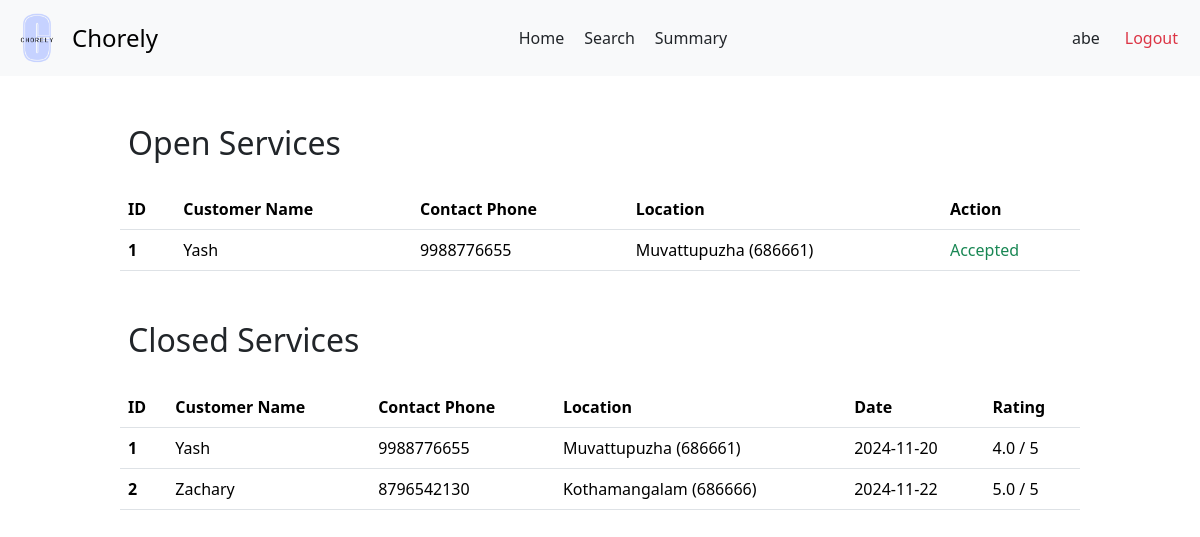
The app's page /user/prof/5 (signed in) with its own data.
### backend/models.py (models this page shows)
class Users(db.Model):
  __tablename__ = 'Users'
  user_id = db.Column(db.Integer, primary_key=True, autoincrement=True)
  username = db.Column(db.String, unique=True, nullable=False)
  password = db.Column(db.String, nullable=False)
  role = db.Column(db.String, nullable=False)
  is_blocked = db.Column(db.Boolean, default=False)
  service_professional = db.relationship('ServiceProfessionals', backref='user', uselist=False)
  customer = db.relationship('Customers', backref='user', uselist=False)

class ServiceRequests(db.Model):
    __tablename__ = 'ServiceRequests'
    request_id = db.Column(db.Integer, primary_key=True, autoincrement=True)
    service_id = db.Column(db.Integer, db.ForeignKey('Services.service_id'), nullable=False)
    customer_id = db.Column(db.Integer, db.ForeignKey('Customers.customer_id'), nullable=False)
    professional_id = db.Column(db.Integer, db.ForeignKey('ServiceProfessionals.professional_id'))
    requested_service_date = db.Column(db.Date, default=date.today())
    date_of_request = db.Column(db.Date, default=date.today())
    date_of_completion = db.Column(db.Date)
    service_status = db.Column(db.String, default='requested')
    additional_requests = db.Column(db.String)
    remarks = db.Column(db.String)
    rating = db.Column(db.Float)

class Customers(db.Model):
    __tablename__ = 'Customers'
    customer_id = db.Column(db.Integer, primary_key=True, autoincrement=True)
    user_id = db.Column(db.Integer, db.ForeignKey('Users.user_id'), unique=True, nullable=False)
    name = db.Column(db.String)
    email = db.Column(db.String)
    address = db.Column(db.String)
    pin_code = db.Column(db.String)
    phone = db.Column(db.String)
    service_requests = db.relationship('ServiceRequests', backref='customer')

### backend/professionalController.py (the view)
@app.route('/user/prof/<int:user_id>')
def prof_dash(user_id):
  user = Users.query.filter_by(user_id = user_id).first()
  pro = ServiceProfessionals.query.filter_by(user_id = user_id).first()
  rejected_services = ServiceRejections.query.filter_by(professional_id = pro.professional_id).all()
  rejected_service_ids =[request.request_id for request in rejected_services]
  requested_services = ServiceRequests.query.filter(
    ServiceRequests.service_id == pro.service_id,ServiceRequests.service_status.in_(['requested']), ~ServiceRequests.request_id.in_(rejected_service_ids)).all()
  accepted_services = ServiceRequests.query.filter_by(service_status = 'accepted', professional_id = pro.professional_id).all()
  open_services = requested_services+accepted_services
  closed_services = ServiceRequests.query.filter_by(professional_id = pro.professional_id, service_status = 'closed').all()
  return render_template('prof-dash.html', user = user, pro=pro, requested_services = open_services, closed_services = closed_services)

### templates/prof-dash.html (shortened to what this page needs)
<!DOCTYPE html>
<html lang="en">
<head>
  <link href="https://cdn.jsdelivr.net/npm/bootstrap@5.3.3/dist/css/bootstrap.min.css" rel="stylesheet">
  <link rel="stylesheet" href="{{ url_for('static', filename='prof-dash.css') }}">
  <link rel="stylesheet" href="{{ url_for('static', filename='navbar.css') }}">
</head>
<body>
  <nav class="navbar bg-body-tertiary">
    <div class="container-fluid">
      <a class="navbar-brand d-flex align-items-center" href="#" style="text-decoration: none;">
        <img src="{{ url_for('static', filename='logo.png') }}" alt="Chorely Logo" width="50" height="50" id="logo">
        <span style="font-size: 1.5rem;">Chorely</span>
      </a>
      <div style="display: flex;">
        <a class="nav-link active" aria-current="page" href="#">Home</a>
        <a class="nav-link" href="/prof/{{ pro.professional_id }}/search">Search</a>
        <a class="nav-link" href="/prof/{{ pro.professional_id }}/summary">Summary</a>
      </div>
      <div class="d-flex text text-end">
        <a class="nav-link" href="/prof/{{ pro.professional_id }}/profile">{{ pro.user.username }}</a>
        <a class="nav-link text-danger" href="/userlogin">Logout</a>
      </div>
    </div>
  </nav>
  <div id="main">
    <div id="canvas">
      <br>
      <h2 class="headings">Open Services</h2><br>
      {% if requested_services | length ==0 %}
        <div class="text text-center">
          <h5 class="headings">There are no services to display</h5>
        </div>
      {% else %}
        <div>
          <table class="table">
            <thead>
              <tr>
                <th scope="col">ID</th>
                <th scope="col">Customer Name</th>
                <th scope="col">Contact Phone</th>
                <th scope="col">Location</th>
                <th scope="col">Action</th>
              </tr>
            </thead>
            <tbody>
              {% for service in requested_services %}
                <tr>
                  <th scope="row">{{ loop.index }}</th>
                  <td>{{ service.customer.name }}</td>
                  <td>{{ service.customer.phone }}</td>
                  <td>{{ service.customer.address | title }} ({{ service.customer.pin_code }})</td>
                  {% if service.service_status == 'requested' %}
                    <td style="display: flex;"><a href="/user/prof/{{ pro.user_id }}/service/{{ service.request_id }}/accept" class="nav-link text-success accept-btn" >Accept</a><a href="/user/prof/{{ pro.user_id }}/service/{{ service.request_id }}/reject" class="nav-link text-danger reject-btn">Reject</a> </td>
                  {% else %}
                    <td class="text text-success">Accepted</td>
                  {% endif %}
                </tr>
              {% endfor %}
            </tbody>
          </table>
        </div>
      {% endif %}
      <br>
      <h2 class="headings">Closed Services</h2><br>
      {% if closed_services | length ==0 %}
        <div class="text text-center">
          <h5 class="headings">There are no closed services to display</h5>
        </div>
      {% else %}
        <div>
          <table class="table">
            <thead>
              <tr>
                <th scope="col">ID</th>
                <th scope="col">Customer Name</th>
                <th scope="col">Contact Phone</th>
                <th scope="col">Location</th>
                <th scope="col">Date</th>
                <th scope="col">Rating</th>
              </tr>
            </thead>
            <tbody>
              {% for service in closed_services %}
                <tr>
                  <th scope="row">{{ loop.index }}</th>
                  <td>{{ service.customer.name }}</td>
                  <td>{{ service.customer.phone }}</td>
                  <td>{{ service.customer.address | title }} ({{ service.customer.pin_code }})</td>
                  <td>{{ service.date_of_completion }}</td>
                  <td>{{ service.rating }} / 5</td>
                </tr>
              {% endfor %}
            </tbody>
          </table>
        </div>
      {% endif %}
</body>
</html>

### static/prof-dash.css (style rules this page uses)
* { margin: 0px; }
#main, #canvas { margin-top: 90px; border: 2px none black; }
#canvas { width: 80%; margin: auto; height: max-content; padding-bottom: 100px; }
.headings { margin: 3px; padding-left: 5px; margin-top: 10px; }

### static/navbar.css (style rules this page uses)
#logo { object-fit: contain ; margin-right: 10px; filter: brightness(1.1) contrast(1.1) saturate(1.2); filter: contrast(100%); }
.text-end { margin-right: 10px; }
.navbar { position: fixed; background-color: white; top: 0; left: 0; right: 0; height: max-content; z-index: 1000; }

### records on screen
Users: user.username "abe"
ServiceRequests: customer.name "Yash", customer.phone "9988776655", customer.address "Muvattupuzha", customer.pin_code "686661", service_status "Accepted"
ServiceRequests: customer.name "Yash", customer.phone "9988776655", customer.address "Muvattupuzha", customer.pin_code "686661", date_of_completion "2024-11-20", rating "4.0"
ServiceRequests: customer.name "Zachary", customer.phone "8796542130", customer.address "Kothamangalam", customer.pin_code "686666", date_of_completion "2024-11-22", rating "5.0"
